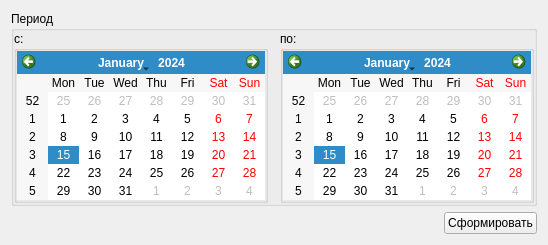
                     <widget class="QWidget" name="scrollAreaWidgetContents_7">
                      <property name="geometry">
                       <rect>
                        <x>0</x>
                        <y>0</y>
                        <width>548</width>
                        <height>239</height>
                       </rect>
                      </property>
                      <layout class="QGridLayout" name="gridLayout_60">
                       <item row="1" column="1">
                        <widget class="QPushButton" name="pushButton_FinancialReportForm">
                         <property name="text">
                          <string>Сформировать</string>
                         </property>
                        </widget>
                       </item>
                       <item row="1" column="0">
                        <spacer name="horizontalSpacer_57">
                         <property name="orientation">
                          <enum>Qt::Horizontal</enum>
                         </property>
                         <property name="sizeHint" stdset="0">
                          <size>
                           <width>40</width>
                           <height>20</height>
                          </size>
                         </property>
                        </spacer>
                       </item>
                       <item row="0" column="0" colspan="2">
                        <widget class="QGroupBox" name="groupBox_FinancialReportPeriod">
                         <property name="title">
                          <string>Период</string>
                         </property>
                         <layout class="QGridLayout" name="gridLayout_56">
                          <property name="leftMargin">
                           <number>0</number>
                          </property>
                          <property name="topMargin">
                           <number>0</number>
                          </property>
                          <property name="rightMargin">
                           <number>0</number>
                          </property>
                          <property name="bottomMargin">
                           <number>0</number>
                          </property>
                          <property name="spacing">
                           <number>0</number>
                          </property>
                          <item row="0" column="0">
                           <widget class="QGroupBox" name="groupBox_FinancialReportPeriodBegin">
                            <property name="title">
                             <string>с:</string>
                            </property>
                            <layout class="QGridLayout" name="gridLayout_57">
                             <property name="leftMargin">
                              <number>0</number>
                             </property>
                             <property name="topMargin">
                              <number>0</number>
                             </property>
                             <property name="rightMargin">
                              <number>0</number>
                             </property>
                             <property name="bottomMargin">
                              <number>0</number>
                             </property>
                             <property name="spacing">
                              <number>0</number>
                             </property>
                             <item row="0" column="0">
                              <widget class="QCalendarWidget" name="calendarWidget_FinancialReportPeriodBegin">
                               <property name="sizePolicy">
                                <sizepolicy hsizetype="Maximum" vsizetype="Maximum">
                                 <horstretch>0</horstretch>
                                 <verstretch>0</verstretch>
                                </sizepolicy>
                               </property>
                              </widget>
                             </item>
                            </layout>
                           </widget>
                          </item>
                          <item row="0" column="1">
                           <spacer name="horizontalSpacer_52">
                            <property name="orientation">
                             <enum>Qt::Horizontal</enum>
                            </property>
                            <property name="sizeHint" stdset="0">
                             <size>
                              <width>3</width>
                              <height>20</height>
                             </size>
                            </property>
                           </spacer>
                          </item>
                          <item row="0" column="2">
                           <widget class="QGroupBox" name="groupBox_FinancialReportPeriodEnd">
                            <property name="title">
                             <string>по:</string>
                            </property>
                            <layout class="QGridLayout" name="gridLayout_58">
                             <property name="leftMargin">
                              <number>0</number>
                             </property>
                             <property name="topMargin">
                              <number>0</number>
                             </property>
                             <property name="rightMargin">
                              <number>0</number>
                             </property>
                             <property name="bottomMargin">
                              <number>0</number>
                             </property>
                             <property name="spacing">
                              <number>0</number>
                             </property>
                             <item row="0" column="0">
                              <widget class="QCalendarWidget" name="calendarWidget_FinancialReportPeriodEnd">
                               <property name="sizePolicy">
                                <sizepolicy hsizetype="Maximum" vsizetype="Maximum">
                                 <horstretch>0</horstretch>
                                 <verstretch>0</verstretch>
                                </sizepolicy>
                               </property>
                              </widget>
                             </item>
                            </layout>
                           </widget>
                          </item>
                         </layout>
                        </widget>
                       </item>
                       <item row="2" column="1">
                        <spacer name="verticalSpacer_18">
                         <property name="orientation">
                          <enum>Qt::Vertical</enum>
                         </property>
                         <property name="sizeHint" stdset="0">
                          <size>
                           <width>20</width>
                           <height>40</height>
                          </size>
                         </property>
                        </spacer>
                       </item>
                      </layout>
                     </widget>
